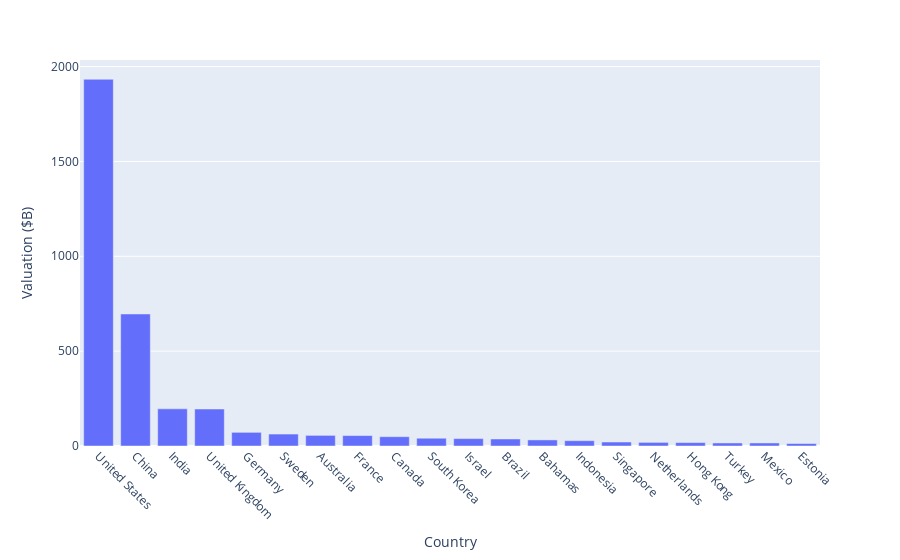

The cell this chart's notebook holds for it:
### Markdown cell above
## Top 20 most valued startup based country

### Code cell
## Visualization of Most valued startup unicorns
top20_Val = Unicorn_data.groupby('Company').sum().sort_values('Valuation ($B)', ascending=False).head(20)
top20_Val = top20_Val.reset_index()
px.bar(x='Company', y ="Valuation ($B)", data_frame=top20_Val)
#set x-axis tick labels and rotation
fig.update_layout(xaxis={'tickangle':45})

### Figure 1 — Plotly figure (JSON) as saved in the notebook; plotly's stock layout.template omitted (floating-point values rounded to 4 significant figures)
{"data": [{"alignmentgroup": "True", "hovertemplate": "Country=%{x}<br>Valuation ($B)=%{y}<extra></extra>", "legendgroup": "", "marker": {"color": "#636efa", "pattern": {"shape": ""}}, "name": "", "offsetgroup": "", "orientation": "v", "showlegend": false, "textposition": "auto", "type": "bar", "x": ["United States", "China", "India", "United Kingdom", "Germany", "Sweden", "Australia", "France", "Canada", "South Korea", "Israel", "Brazil", "Bahamas", "Indonesia", "Singapore", "Netherlands", "Hong Kong", "Turkey", "Mexico", "Estonia"], "xaxis": "x", "y": [1933, 696, 196, 195, 72, 63, 56, 55, 49, 41, 39, 37, 32, 28, 21, 19, 18, 16, 16, 13], "yaxis": "y"}], "layout": {"barmode": "relative", "legend": {"tracegroupgap": 0}, "margin": {"t": 60}, "xaxis": {"anchor": "y", "domain": [0, 1], "tickangle": 45, "title": {"text": "Country"}}, "yaxis": {"anchor": "x", "domain": [0, 1], "title": {"text": "Valuation ($B)"}}}}
